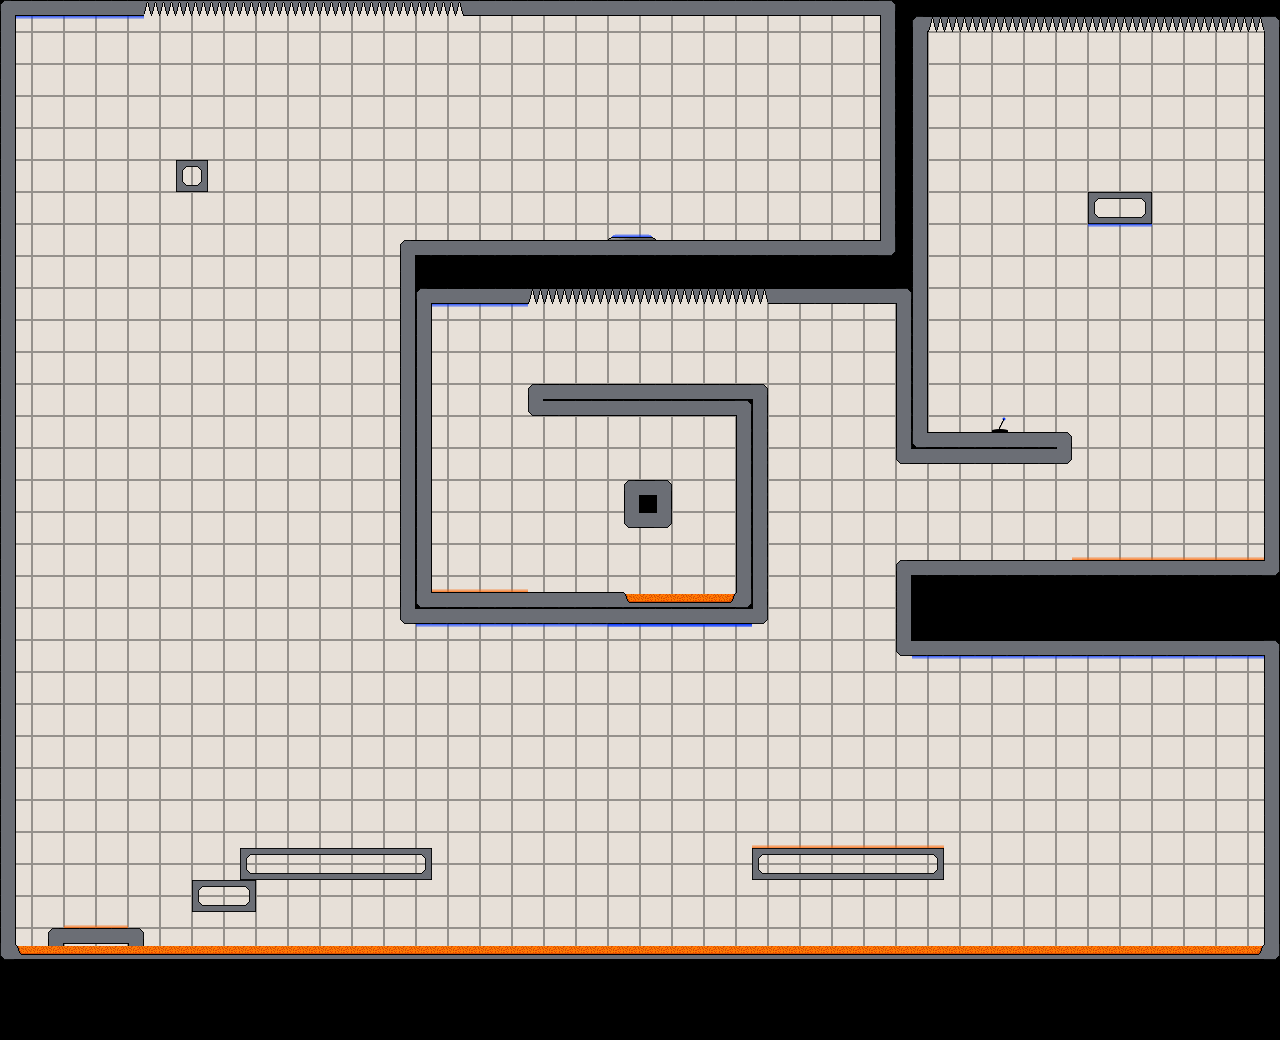

This game map was drawn from its Tiled (.tmx) file and the tilesets committed beside it. A one-line description and the trimmed map source follow:
An orthogonal 80x65 tile map with 16x16 px tiles, 9 tile layers (background, walls, switches, gravTiles, ...) and 1 object (spawnPoint1).

<map version="1.0" orientation="orthogonal" width="80" height="65" tilewidth="16" tileheight="16">
 <tileset firstgid="1" name="interiorTileset" tilewidth="16" tileheight="16">
  <image source="interiorTileset.png" trans="ff00ff" width="144" height="64" />
 </tileset>
 <layer name="background" width="80" height="65">
  <data>[5200 cells, 5200 non-empty, 5 distinct tile ids]</data>
 </layer>
 <layer name="walls" width="80" height="65">
  <data>[5200 cells, 538 non-empty, 18 distinct tile ids]</data>
 </layer>
 <layer name="switches" width="80" height="65">
  <data>[5200 cells, 1 non-empty, 1 distinct tile ids]</data>
 </layer>
 <layer name="gravTiles" width="80" height="65">
  <data>[5200 cells, 95 non-empty, 2 distinct tile ids]</data>
 </layer>
 <objectgroup name="spawnPoint" width="80" height="65">
  <object name="spawnPoint1" x="646" y="444" />
 </objectgroup>
 <layer name="acid" width="80" height="65">
  <data>[5200 cells, 318 non-empty, 4 distinct tile ids]</data>
 </layer>
 <layer name="exit" width="80" height="65">
  <data>[5200 cells, 1 non-empty, 1 distinct tile ids]</data>
 </layer>
 <layer name="exitDummyTiles" width="80" height="65">
  <data>[5200 cells, 2 non-empty, 2 distinct tile ids]</data>
 </layer>
 <layer name="spikes" width="80" height="65">
  <data>[5200 cells, 52 non-empty, 2 distinct tile ids]</data>
 </layer>
 <layer name="masking" width="80" height="65">
  <data>[5200 cells, 18 non-empty, 3 distinct tile ids]</data>
 </layer>
</map>
